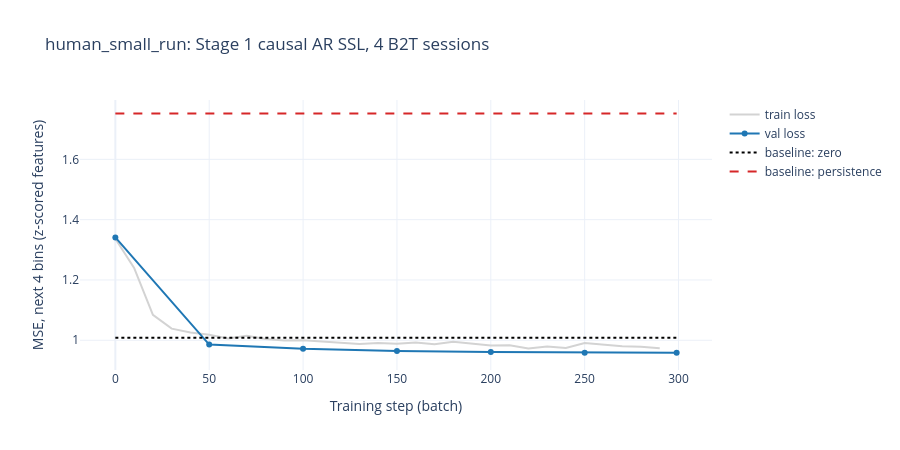

Notebook cell for this chart:
### Markdown cell above
### Results (read back from `results.csv`)
- `train_loss`: MSE on one augmented training batch (noisy, single batch)
- `val_loss`: MSE on the fixed val crops; `val_zero` and `val_persistence` are the baselines on the same crops
- A useful model has `val_loss` below both baselines

### Code cell
res = pd.read_csv(RESULTS_CSV)
v = res.dropna(subset=['val_loss'])
best = v.loc[v['val_loss'].idxmin()]
print(f"best val loss {best['val_loss']:.4f} at step {int(best['step'])} | "
      f"zero {best['val_zero']:.4f} ({100 * (1 - best['val_loss'] / best['val_zero']):.1f}% below) | "
      f"persistence {best['val_persistence']:.4f} ({100 * (1 - best['val_loss'] / best['val_persistence']):.1f}% below)")
display(v[['step', 'train_loss', 'val_loss', 'val_zero', 'val_persistence']].round(4).reset_index(drop=True))

t = res.dropna(subset=['train_loss'])
fig = go.Figure()
fig.add_trace(go.Scatter(x=t['step'], y=t['train_loss'], mode='lines', name='train loss',
                         line=dict(color='lightgrey')))
fig.add_trace(go.Scatter(x=v['step'], y=v['val_loss'], mode='lines+markers', name='val loss',
                         line=dict(color='#1f77b4', width=2)))
fig.add_trace(go.Scatter(x=v['step'], y=v['val_zero'], mode='lines', name='baseline: zero',
                         line=dict(color='black', dash='dot')))
fig.add_trace(go.Scatter(x=v['step'], y=v['val_persistence'], mode='lines', name='baseline: persistence',
                         line=dict(color='#d62728', dash='dash')))
fig.update_layout(
    template='plotly_white', height=450, hovermode='x unified',
    title=f'{RUN_NAME}: Stage 1 causal AR SSL, {len(SESSIONS)} B2T sessions',
    xaxis_title='Training step (batch)', yaxis_title='MSE, next 4 bins (z-scored features)',
)
fig.show()

### Figure 1 — Plotly figure (JSON) as saved in the notebook; plotly's stock layout.template omitted (floating-point values rounded to 4 significant figures)
{"data": [{"line": {"color": "lightgrey"}, "mode": "lines", "name": "train loss", "type": "scatter", "x": [0, 10, 20, 30, 40, 50, 60, 70, 80, 90, 100, 110, 120, 130, 140, 150, 160, 170, 180, 190, 200, 210, 220, 230, 240, 250, 260, 270, 280, 290], "y": [1.337, 1.24, 1.084, 1.039, 1.026, 1.018, 1.006, 1.015, 1.004, 0.9992, 1.0, 0.9956, 0.9936, 0.9878, 0.9905, 0.9886, 0.9926, 0.9867, 0.9948, 0.9893, 0.9826, 0.9833, 0.9726, 0.9791, 0.9746, 0.991, 0.986, 0.98, 0.9785, 0.9734]}, {"line": {"color": "#1f77b4", "width": 2}, "mode": "lines+markers", "name": "val loss", "type": "scatter", "x": [0, 50, 100, 150, 200, 250, 299], "y": [1.341, 0.9856, 0.9715, 0.9645, 0.9608, 0.959, 0.9585]}, {"line": {"color": "black", "dash": "dot"}, "mode": "lines", "name": "baseline: zero", "type": "scatter", "x": [0, 50, 100, 150, 200, 250, 299], "y": [1.009, 1.009, 1.009, 1.009, 1.009, 1.009, 1.009]}, {"line": {"color": "#d62728", "dash": "dash"}, "mode": "lines", "name": "baseline: persistence", "type": "scatter", "x": [0, 50, 100, 150, 200, 250, 299], "y": [1.752, 1.752, 1.752, 1.752, 1.752, 1.752, 1.752]}], "layout": {"height": 450, "hovermode": "x unified", "title": {"text": "human_small_run: Stage 1 causal AR SSL, 4 B2T sessions"}, "xaxis": {"title": {"text": "Training step (batch)"}}, "yaxis": {"title": {"text": "MSE, next 4 bins (z-scored features)"}}}}
